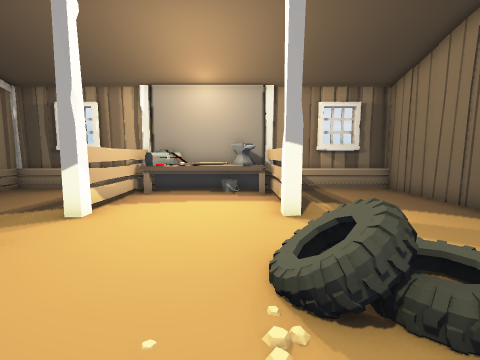
View 1 (above)

13 first-person views from a walk through a Unity game level. The camera is 1.5 m above the floor, tilts 6° down and sees 90° across. The floor is counted in squares, 1 m on a side. Each view is taken from the middle of a square. On the plan, view 1 faces up. The plan holds only what a view shows up to about 13 squares ahead; the rest is blank. The place goes on beyond the plan. The player character is not drawn. Some animated figures are left out.

View 2
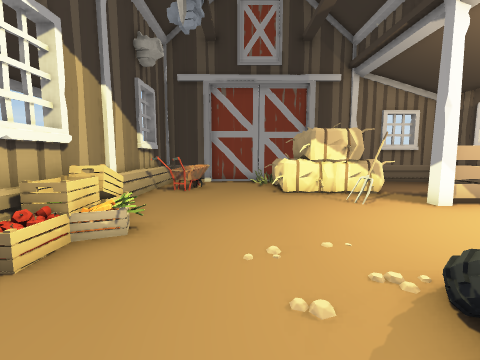

View 3
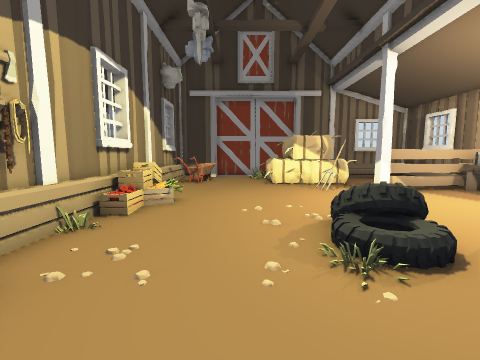

View 4
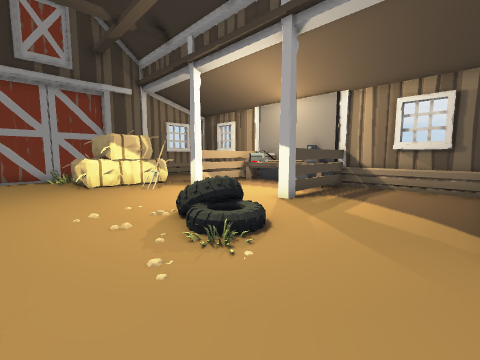

View 5
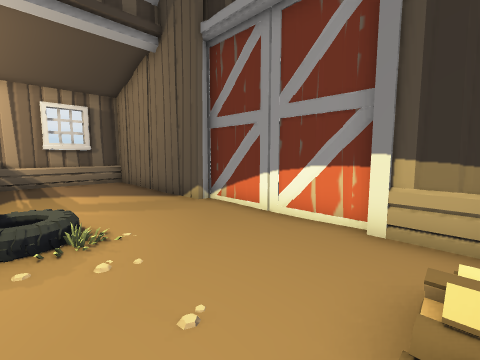

View 6
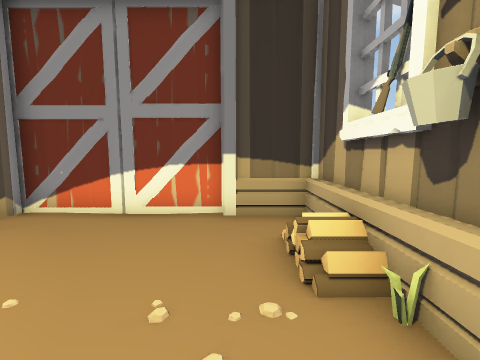

View 7
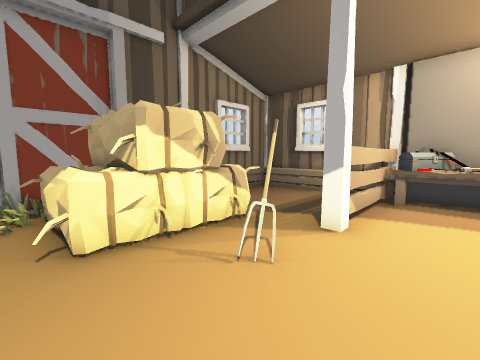

View 8
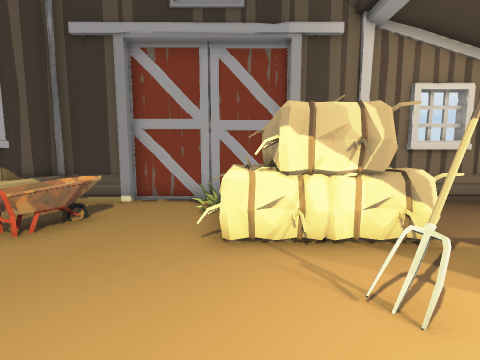

View 9
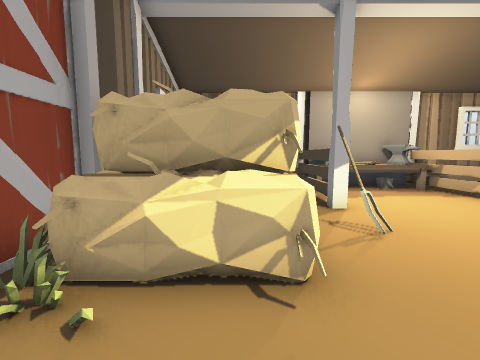

View 10
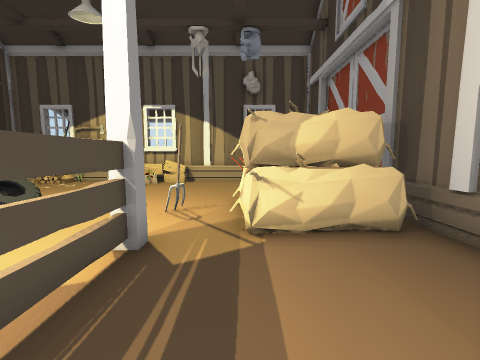

View 11
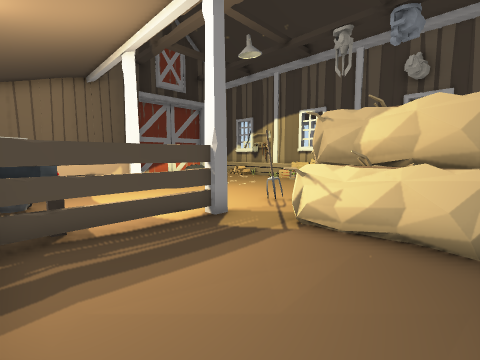

View 12
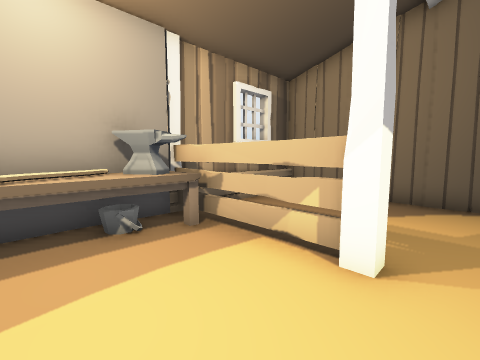

View 13
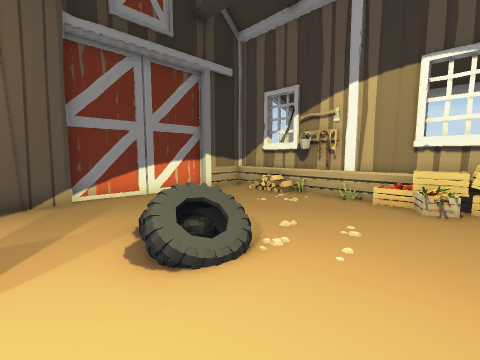

### Floor plan
Key: @ floor where view 1 was taken; # wall or solid block; x gap in a wall; . floor; = window, fence, low wall or low ledge; B barn; T toolbox; A table; N anvil; I tire; H hay bale; O other object.
Columns run from 11 left of view 1 to 7 right of it. Each row starts with its distance up from view 1.
 11  BBBBBB#TAAA#BBBBBB
 10  B.....TOOONA.....#
  9  B.....ATOAAA.....#
  8  B.....B....B.....#
  7  B.....B....B.....#
  6  B...H.#....B.....#
  5  BHHHH............#
  4  B   Hx...........#
  3  BHHHH.......I....B
  2 OBHHHH......IOO...B
  1 O#O...............#
  0  B.........@......B
 -1  B.=..............B
 -2  B.==#....=.......B
 -3  B..=#..=#=O..OOO.B
 -4  BBBBBBBBBBBBBB#BBB

Where each view was taken, in squares from view 1:
view 1: 0 up, 0 right, facing up
view 2: 0 up, 3 right, facing left
view 3: 0 up, 6 right, facing left
view 4: 1 down, 6 right, facing up-left
view 5: 3 down, 2 right, facing up-right
view 6: 2 down, 1 right, facing right
view 7: 1 up, 2 left, facing up-left
view 8: 2 up, 2 left, facing left
view 9: 1 down, 7 left, facing up
view 10: 10 up, 6 left, facing down
view 11: 10 up, 9 left, facing down-right
view 12: 5 up, 2 left, facing up-right
view 13: 5 up, 2 left, facing down-right
